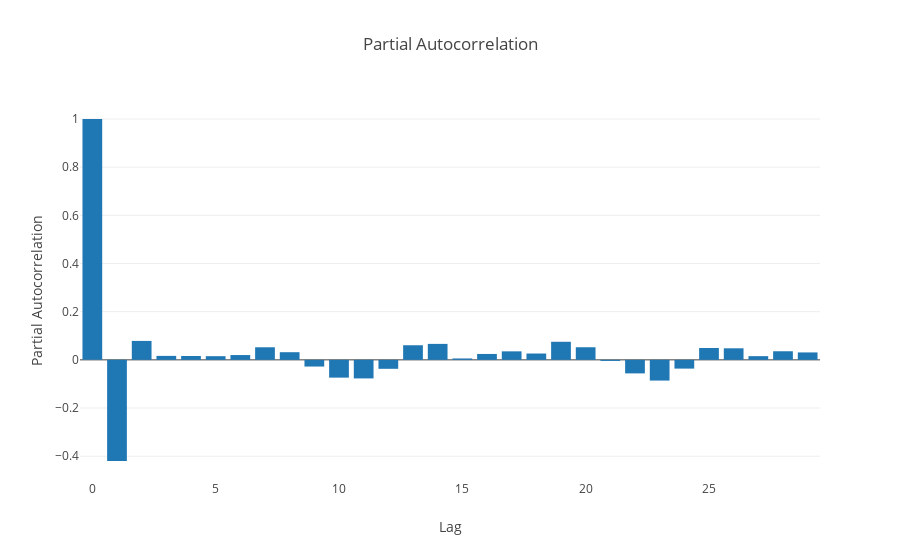

Notebook code for this chart:
### Code cell
ma_model.plot_partial_autocorrelation(training_set_values, 30)

### Figure 1 — Plotly figure (JSON) as saved in the notebook; plotly's stock layout.template omitted (floating-point values rounded to 4 significant figures)
{"data": [{"name": "Partial Autocorrelation", "type": "bar", "uid": "1b2e5ff9-cf75-4f69-9c31-c1ef255e6dcd", "x": [0, 1, 2, 3, 4, 5, 6, 7, 8, 9, 10, 11, 12, 13, 14, 15, 16, 17, 18, 19, 20, 21, 22, 23, 24, 25, 26, 27, 28, 29], "y": [1, -0.4199, 0.0786, 0.01646, 0.01601, 0.0152, 0.01994, 0.05222, 0.03177, -0.0278, -0.07381, -0.07704, -0.03717, 0.06062, 0.06626, 0.005786, 0.02447, 0.03532, 0.02628, 0.07502, 0.05232, -0.004424, -0.05618, -0.086, -0.03632, 0.04936, 0.04792, 0.01538, 0.0357, 0.03083]}], "layout": {"title": "Partial Autocorrelation", "xaxis": {"title": "Lag"}, "yaxis": {"title": "Partial Autocorrelation"}}}
